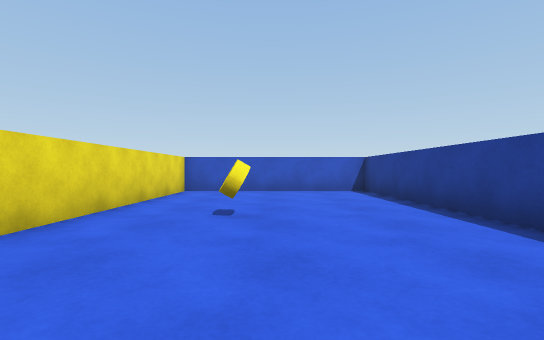
View 1 (above)

21 first-person views from a walk through a Unity game level. The camera is 0.62 m above the floor, looks level and sees 85° across. The floor is counted in squares, 1 m on a side. Each view is taken from the middle of a square. On the plan, view 1 faces up. The plan holds only what a view shows up to about 9 squares ahead; the rest is blank. The player is left out.

View 2
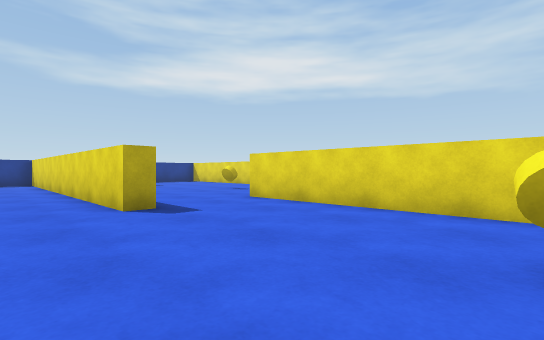

View 3
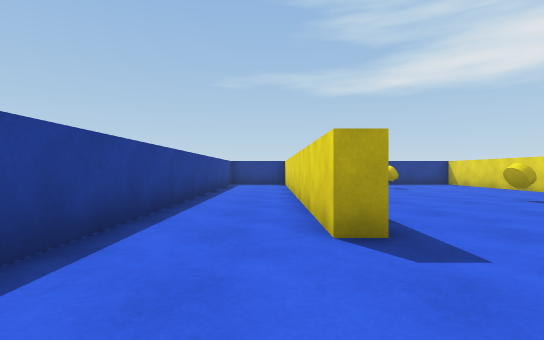

View 4
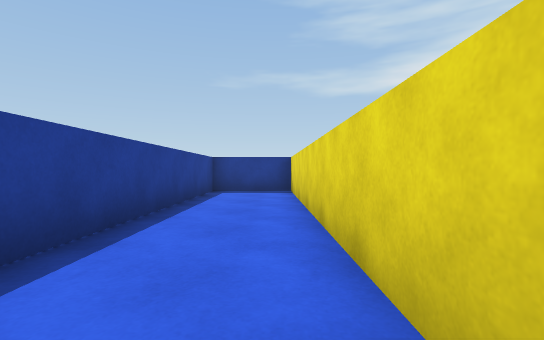

View 5
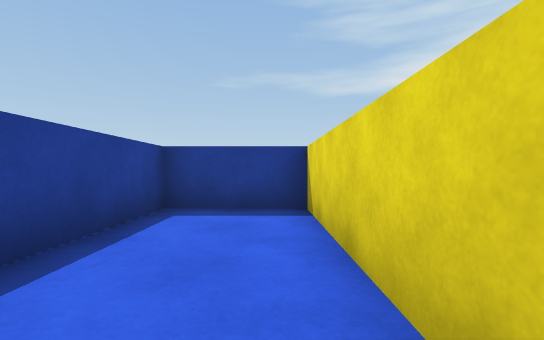

View 6
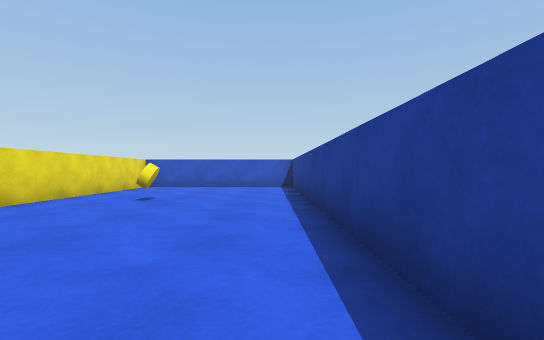

View 7
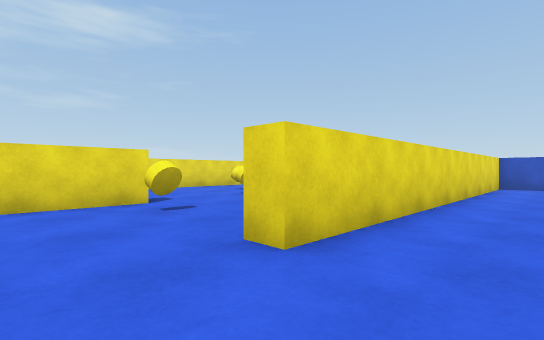

View 8
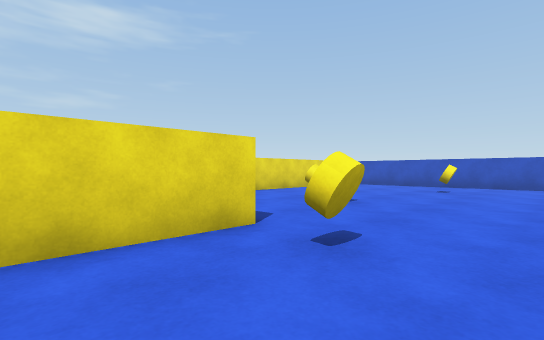

View 9
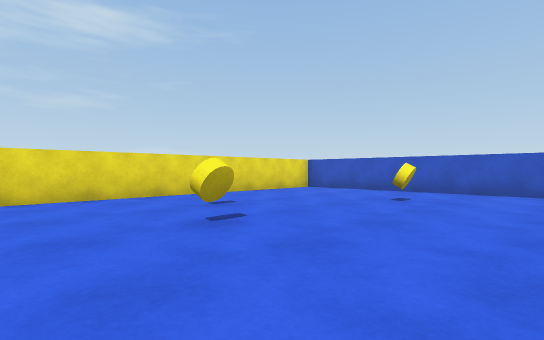

View 10
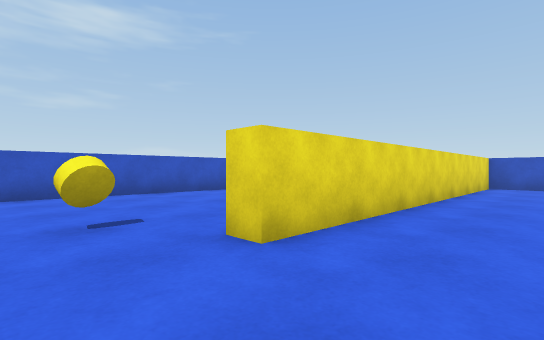

View 11
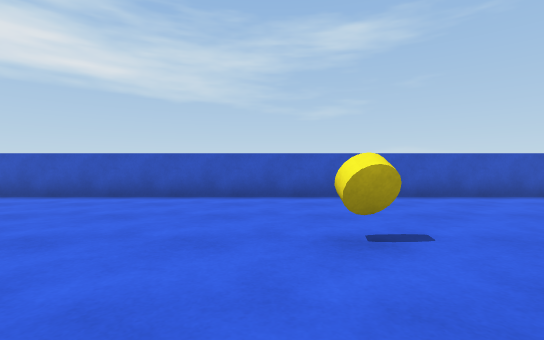

View 12
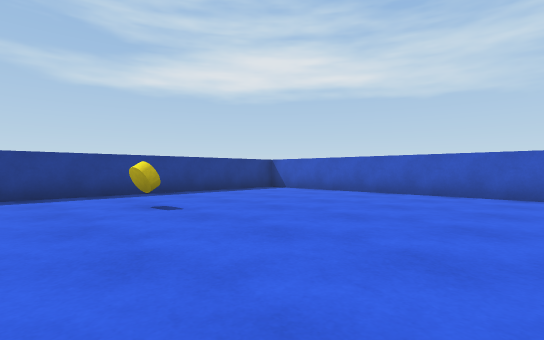

View 13
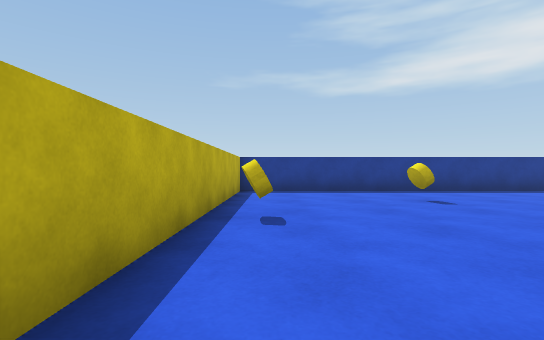

View 14
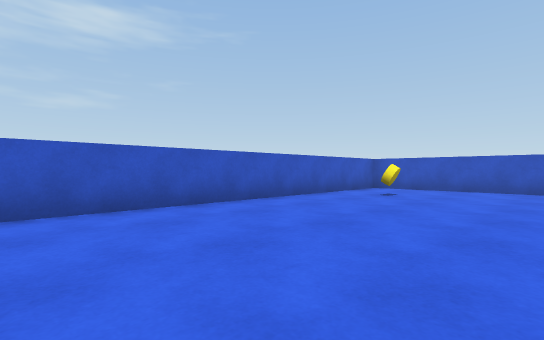

View 15
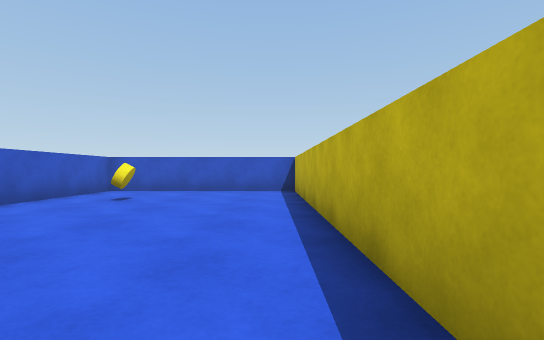

View 16
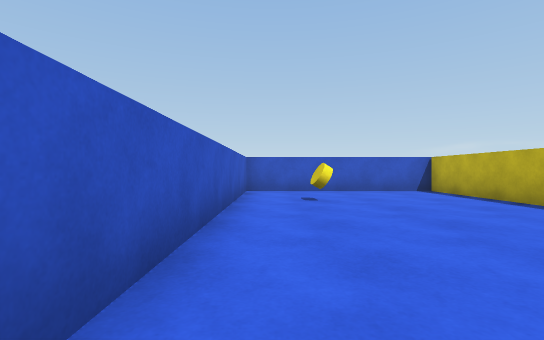

View 17
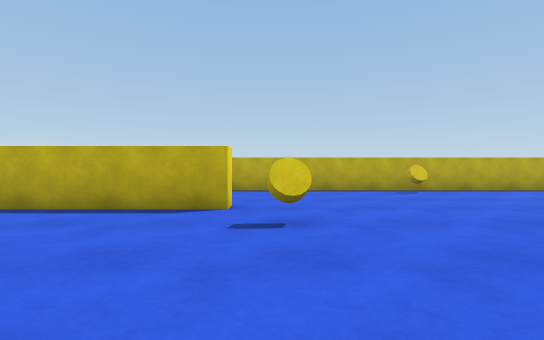

View 18
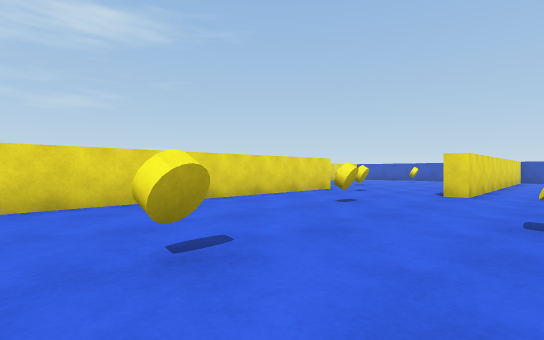

View 19
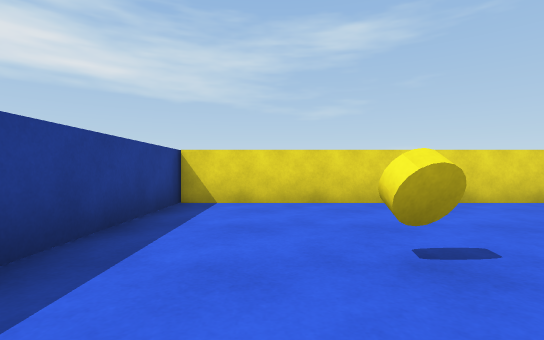

View 20
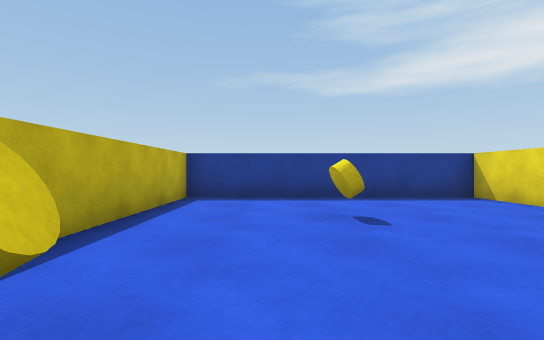

View 21
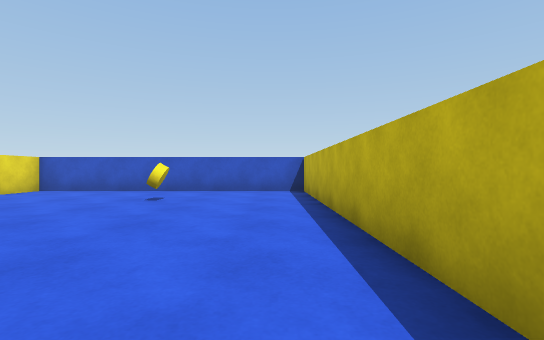

### Floor plan
Ten units are one square. View 1 is at (0, 0); x grows to the right and y downward. Boxes are objects, and circles mark ways between rooms. Rooms are numbered by the first view taken in them; rooms with no view inside come last. Other rooms are left out.
<svg viewBox="-172 -93 204 205">
<path fill="none" stroke="#000" d="M-1 7 4 7 4 107 27 107 27 -88 -26 -88 -26 13M-66 6 -66 107 -1 107 -1 60M-26 13 -31 13M-31 -10 -31 -88 -108 -88 -108 13 -113 13 -113 -88 -167 -88 -167 92M-161 107 -71 107 -71 8"/>
<rect x="-15" y="-45" width="10" height="10" fill="#bbb"><title>yellow cylinder</title></rect>
<rect x="-155" y="-65" width="10" height="10" fill="#bbb"><title>yellow cylinder</title></rect>
<rect x="-125" y="15" width="10" height="10" fill="#bbb"><title>yellow cylinder</title></rect>
<rect x="-115" y="75" width="10" height="10" fill="#bbb"><title>yellow cylinder</title></rect>
<rect x="-95" y="-35" width="10" height="10" fill="#bbb"><title>other object</title></rect>
<rect x="-85" y="55" width="10" height="10" fill="#bbb"><title>yellow cylinder</title></rect>
<rect x="-75" y="-25" width="10" height="10" fill="#bbb"><title>yellow cylinder</title></rect>
<rect x="-65" y="-65" width="10" height="10" fill="#bbb"><title>yellow cylinder</title></rect>
<rect x="-55" y="5" width="10" height="10" fill="#bbb"><title>yellow cylinder</title></rect>
<rect x="-45" y="35" width="10" height="10" fill="#bbb"><title>yellow cylinder</title></rect>
<rect x="-35" y="75" width="10" height="10" fill="#bbb"><title>yellow cylinder</title></rect>
<rect x="-15" y="45" width="10" height="10" fill="#bbb"><title>yellow cylinder</title></rect>
<circle cx="-15" cy="10" r="3" fill="#2a7"/>
<text x="0" y="-10">1</text>
<text x="-90" y="20">2</text>
</svg>
Room 1 opens to room 2.

Where each view was taken, in squares from view 1:
view 1: 0 up, 0 right, facing up
view 2: 4 up, 2 right, facing down-left
view 3: 2 up, 1 right, facing down
view 4: 2 down, 1 right, facing down
view 5: 6 down, 1 right, facing down
view 6: 2 down, 2 right, facing up
view 7: 3 down, 1 left, facing up-left
view 8: 3 down, 4 left, facing up-left
view 9: 0 up, 4 left, facing up-left
view 10: 3 down, 9 left, facing up-left
view 11: 3 down, 10 left, facing left
view 12: 3 down, 9 left, facing down-left
view 13: 2 down, 8 left, facing down
view 14: 1 down, 12 left, facing up-left
view 15: 0 up, 12 left, facing up
view 16: 0 up, 16 left, facing up
view 17: 2 down, 16 left, facing right
view 18: 9 down, 1 left, facing up-left
view 19: 9 down, 1 left, facing left
view 20: 4 down, 2 left, facing down
view 21: 0 up, 4 left, facing up
